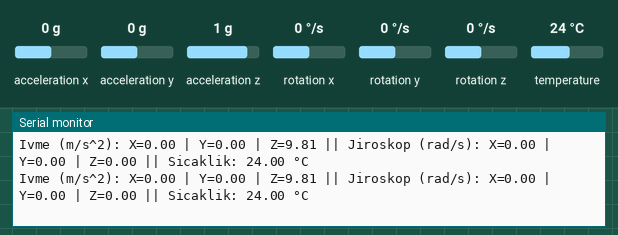
Bench run of a sketch on a simulated Arduino Uno, built with avr-gcc and run on an emulated ATmega328P. On the bench: the last lines printed to the serial monitor. Inputs (shaded band) come from the test bench; at power-on: acceleration x 0 g, acceleration y 0 g, acceleration z 1 g, rotation x 0 °/s, rotation y 0 °/s, rotation z 0 °/s, temperature 24 °C.

Above: at 1.3 s.
1.4 s: acceleration x set to -1.4 g
At 2.0 s:
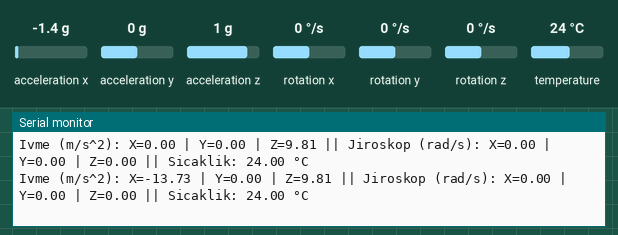
2.9 s: acceleration y set to -1.4 g
At 3.6 s:
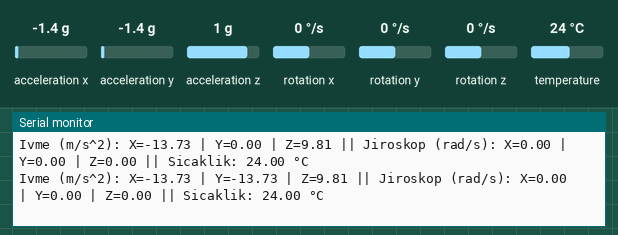
4.4 s: acceleration z set to -1.4 g
At 5.1 s:
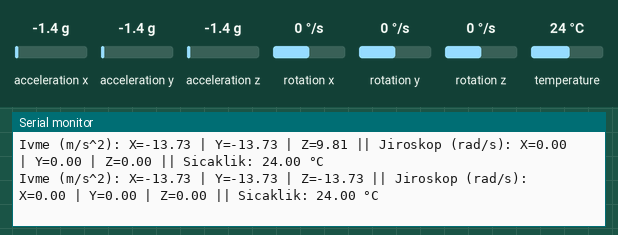
5.9 s: rotation x set to -192 °/s
At 6.6 s:
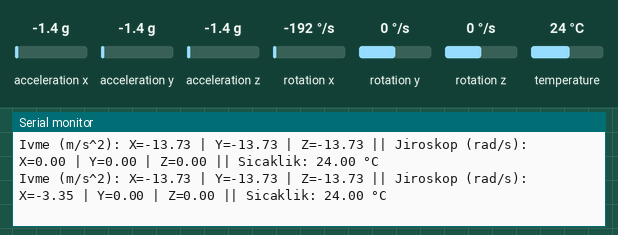
7.4 s: rotation y set to -192 °/s
At 8.1 s:
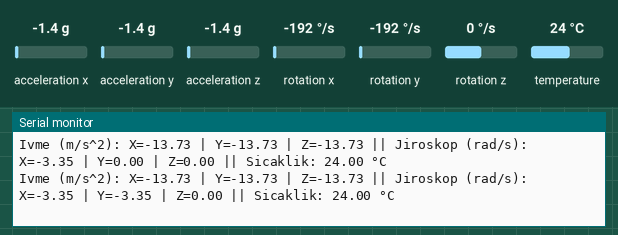

Measured:
- after the input at 1.4 s, the serial monitor: prints a new line after 0.22 s (image 1)
- after the input at 2.9 s, the serial monitor: prints a new line after 0.24 s (image 2)
- after the input at 4.4 s, the serial monitor: prints a new line after 0.26 s (image 3)
- after the input at 5.9 s, the serial monitor: prints a new line after 0.28 s (image 4)
- after the input at 7.4 s, the serial monitor: prints a new line after 0.30 s (image 5)

The sketch:

imu.ino
```cpp
#include <Wire.h>
#include <Adafruit_MPU6050.h>
#include <Adafruit_Sensor.h>
#include <Adafruit_Sensor.h>
#include <Adafruit_MPU6050.h>

Adafruit_MPU6050 mpu;

void setup() {
  Serial.begin(115200);
  while (!Serial)
    delay(10); // Seri bağlantı açılana kadar bekle

  Serial.println("MPU6050 başlatılıyor...");

  if (!mpu.begin()) {
    Serial.println("MPU6050 bulunamadı! Bağlantıyı kontrol et.");
    while (1) {
      delay(10);
    }
  }
  Serial.println("MPU6050 bulundu!");

  // Sensör aralıklarını ayarla (isteğe bağlı)
  mpu.setAccelerometerRange(MPU6050_RANGE_8_G);
  mpu.setGyroRange(MPU6050_RANGE_500_DEG);
  mpu.setFilterBandwidth(MPU6050_BAND_21_HZ);

  delay(100);
}

void loop() {
  sensors_event_t a, g, temp;
  mpu.getEvent(&a, &g, &temp);

  Serial.print("Ivme (m/s^2): X=");
  Serial.print(a.acceleration.x);
  Serial.print(" | Y=");
  Serial.print(a.acceleration.y);
  Serial.print(" | Z=");
  Serial.print(a.acceleration.z);

  Serial.print(" || Jiroskop (rad/s): X=");
  Serial.print(g.gyro.x);
  Serial.print(" | Y=");
  Serial.print(g.gyro.y);
  Serial.print(" | Z=");
  Serial.print(g.gyro.z);

  Serial.print(" || Sicaklik: ");
  Serial.print(temp.temperature);
  Serial.println(" °C");

  delay(500);
}
```
